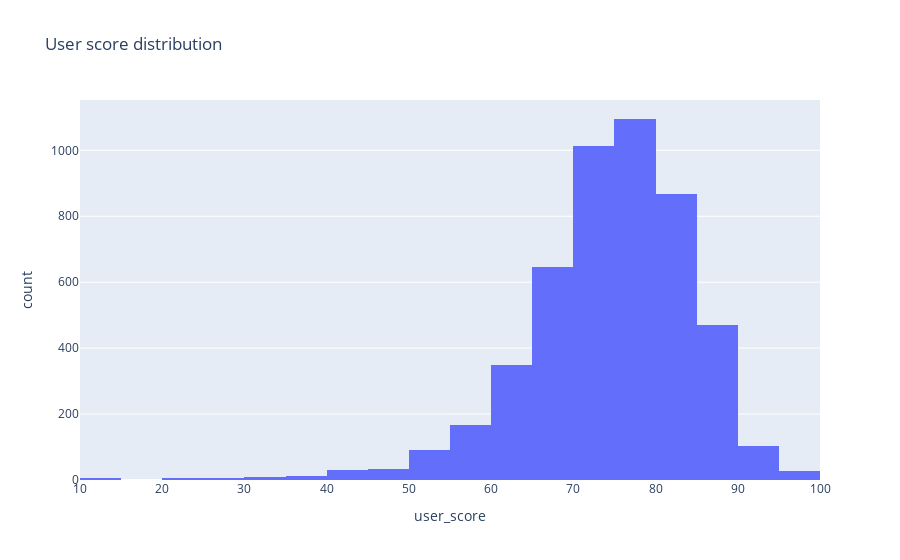

The notebook cell saved with this chart:
### Markdown cell above
There is a clear imbalance in the user rating distribution

### Code cell
px.histogram(df, x='user_score', nbins=20,
            title='User score distribution',
            labels={
                'count': 'Amount'
})

### Figure 1 — Plotly figure (JSON) as saved in the notebook; plotly's stock layout.template omitted (floating-point values rounded to 4 significant figures; data arrays with more than 128 entries replaced by an {"elided": "..."} marker saying what was removed)
{"data": [{"alignmentgroup": "True", "bingroup": "x", "hovertemplate": "user_score=%{x}<br>count=%{y}<extra></extra>", "legendgroup": "", "marker": {"color": "#636efa", "pattern": {"shape": ""}}, "name": "", "nbinsx": 20, "offsetgroup": "", "orientation": "v", "showlegend": false, "type": "histogram", "x": {"elided": "4931 float values"}, "xaxis": "x", "yaxis": "y"}], "layout": {"barmode": "relative", "legend": {"tracegroupgap": 0}, "title": {"text": "User score distribution"}, "xaxis": {"anchor": "y", "domain": [0, 1], "title": {"text": "user_score"}}, "yaxis": {"anchor": "x", "domain": [0, 1], "title": {"text": "count"}}}}
